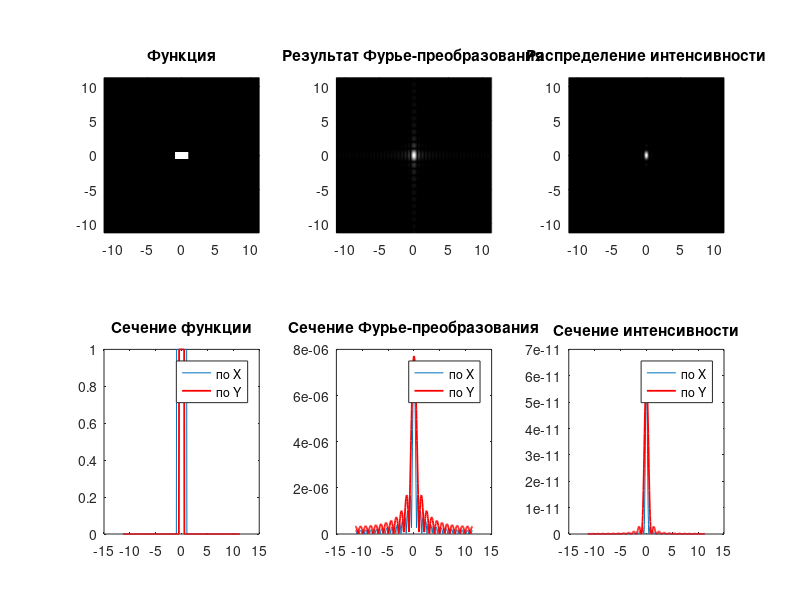

The MATLAB script that drew this image:
clc;
clear all;
N = 512;
step = sqrt(1/N);
x_max = step*(N/2);
func = zeros(N,N);

[x,y] = meshgrid(-x_max:step:x_max-step, -x_max:step:x_max-step);

% Задаем прямоугольное отверстие rect(2x) * rect(y)
for i = 1:N
    for j = 1:N
        if (abs(x(i, j)) <= 1) && (abs(y(i, j)) <= 0.5)
            func(i, j) = 1;
        end
    end
end


Y=fftshift(func)/N;
Y=ifft2(Y);
Y=fftshift(Y);
Y=Y;
intens=abs(Y).*abs(Y);
intens=Y.*conj(Y);
subplot(2,3,1);
pcolor(x,y, func); % отрисовка 3D-карты уровней
colormap(gray); % черно-белая палитра
axis equal; % одинаковый масштаб по осям
axis([-x_max x_max -x_max x_max]); % диапазон значений по осям
shading interp; % раскраска с использование интерполяции
title("Функция");
subplot(2,3,4);
plot(x(N/2+1,:),func(N/2+1,:), y(:,N/2+1),func(:,N/2+1),'r', 'LineWidth', 1.3);
title("Сечение функции");
legend("по X", "по Y");
subplot(2,3,2);
pcolor(x,y, abs(Y));
colormap(gray);
axis equal;
axis([-x_max x_max -x_max x_max]);
shading interp;
title("Результат Фурье-преобразования");
subplot(2,3,3);
pcolor(x,y, abs(intens));
colormap(gray);
axis equal;
axis([-x_max x_max -x_max x_max]);
shading interp;
title("Распределение интенсивности");
subplot(2,3,5);
plot(x(N/2+1,:),abs(Y(N/2+1,:)), y(:,N/2+1),abs(Y(:,N/2+1)),'r','LineWidth', 1.3);
title("Сечение Фурье-преобразования");
legend("по X", "по Y");
subplot(2,3,6);
plot(x(N/2+1,:),abs(intens(N/2+1,:)), y(:,N/2+1),abs(intens(:,N/2+1)),'r','LineWidth', 1.3);
title("Сечение интенсивности");
legend("по X", "по Y");
